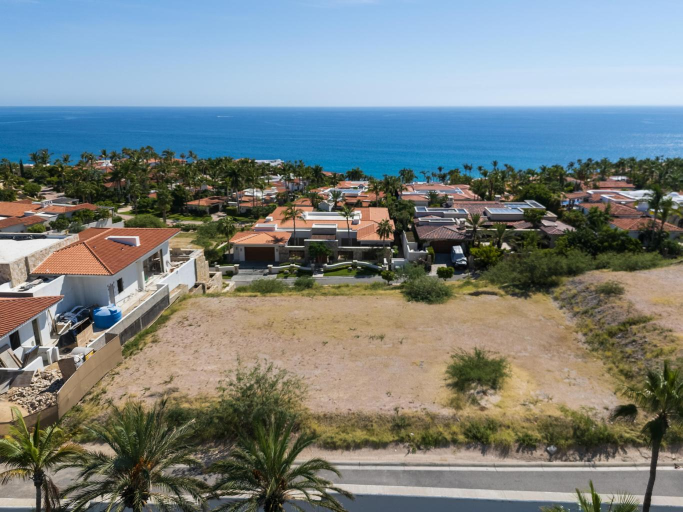
#> input picture cabo-blanco-lote94/source/fotos/IMG_0188.jpg, 1365 x 1024 px, given in place of IMG_0192.jpg, which was not available (shown at 1/2 size)
$ python 02_polygons.py
#> lines starting #> are read from the running program, lines starting #| are printed output that depends on the picture; after the words box and inside, x2 and y2 are one past the last pixel; in counts of white or black regions, pixels touching at a corner belong together
"""Detecta el polígono azul del lote en las fotos marcadas → build/polygons.json (coords en px de la foto 1365x1024)."""
import json, cv2, numpy as np
SRC = "../cabo-blanco-lote94/source/fotos"
out = {}
for n in ["IMG_0192", "IMG_0193", "IMG_0195", "IMG_0196"]:
    im = cv2.imread(f"{SRC}/{n}.jpg")
#> im is the input picture: shape (1024, 1365, 3); mean B, G, R 129.9, 130.9, 122.2
    hsv = cv2.cvtColor(im, cv2.COLOR_BGR2HSV)
#> hsv: shape (1024, 1365, 3); mean H, S, V 55.7, 91.2, 152.5
    h, s, v = cv2.split(hsv)
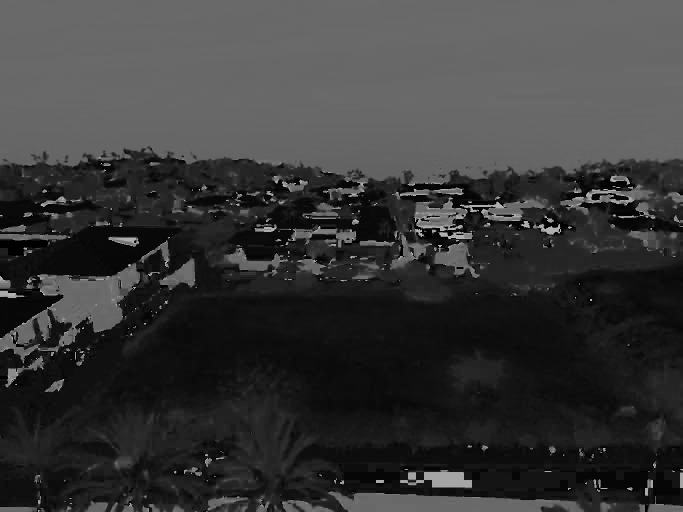
#> h: shape (1024, 1365) (shown at 1/2 size); min 0, max 179, mean 55.7
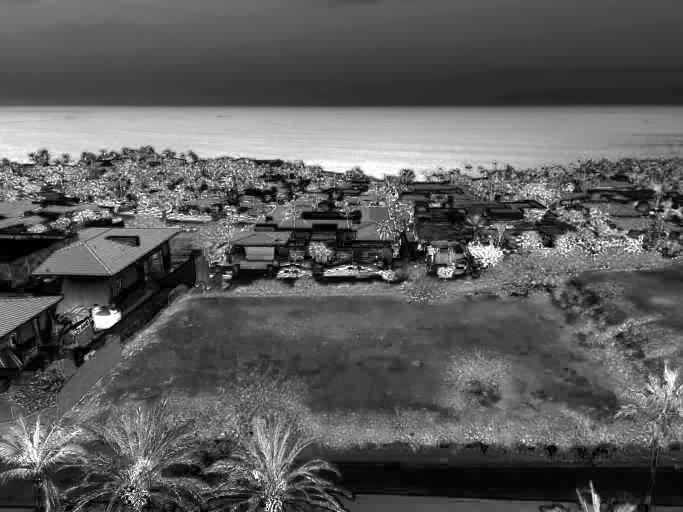
#> s: shape (1024, 1365) (shown at 1/2 size); min 0, max 255, mean 91.2
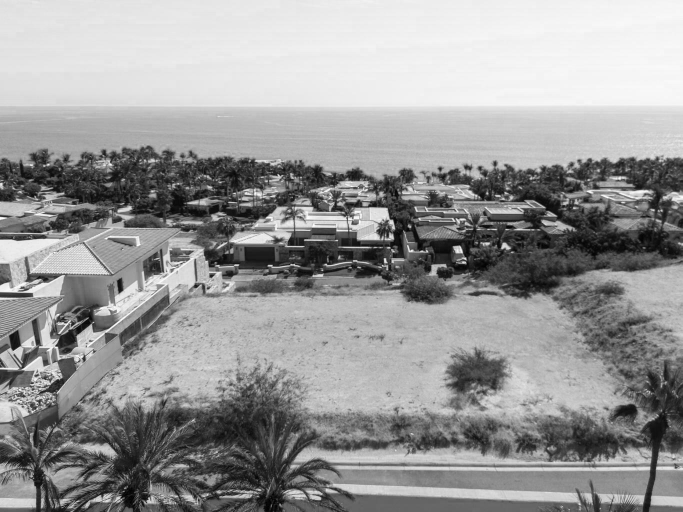
#> v: shape (1024, 1365) (shown at 1/2 size); min 0, max 255, mean 152.5
    m = ((h > 100) & (h < 125) & (s > 35) & (s < 140) & (v > 120)).astype(np.uint8) * 255
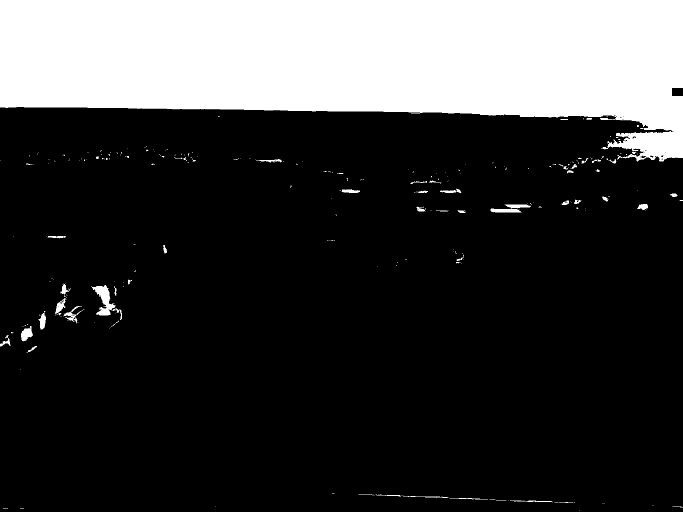
#> m: shape (1024, 1365) (shown at 1/2 size); 23% white; 267 white regions (211 under 20 px), largest, box (x1, y1, x2, y2) and area: (0, 0, 1365, 323) 313785, (184, 570, 244, 640) 1385, (981, 409, 1062, 425) 694
    m[: int(im.shape[0] * 0.3)] = 0                      # sin cielo ni mar del horizonte
#> m: shape (1024, 1365); 0.6% white; 236 white regions (183 under 20 px), largest, box (x1, y1, x2, y2) and area: (184, 570, 244, 640) 1385, (1234, 307, 1365, 323) 1026, (981, 409, 1062, 425) 694
    m = cv2.morphologyEx(m, cv2.MORPH_CLOSE, np.ones((9, 9), np.uint8))
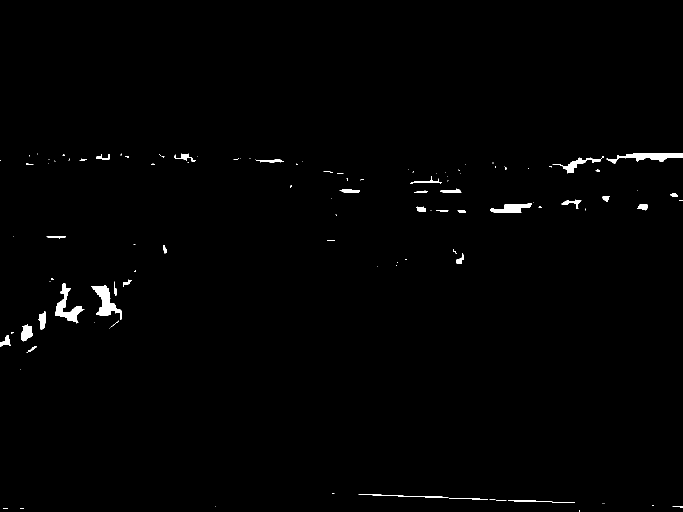
#> m: shape (1024, 1365) (shown at 1/2 size); 0.8% white; 113 white regions (73 under 20 px), largest, box (x1, y1, x2, y2) and area: (182, 570, 244, 640) 1588, (110, 566, 169, 647) 1480, (1213, 307, 1365, 327) 1370
    m = cv2.morphologyEx(m, cv2.MORPH_OPEN, np.ones((5, 5), np.uint8))
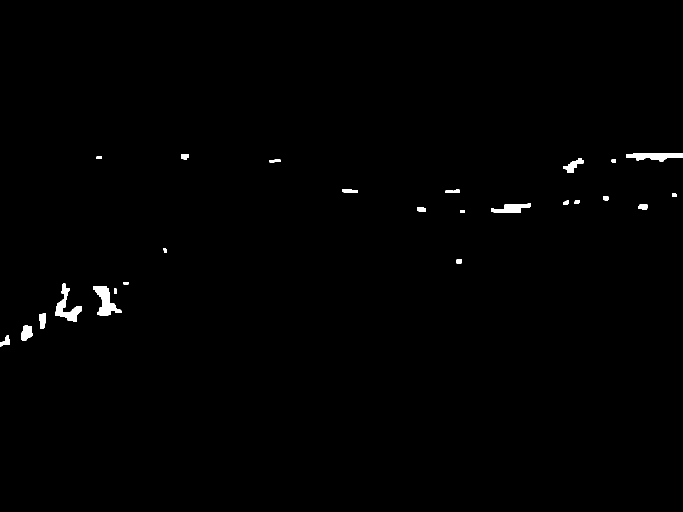
#> m: shape (1024, 1365) (shown at 1/2 size); 0.59% white; 26 white regions
    cs, _ = cv2.findContours(m, cv2.RETR_EXTERNAL, cv2.CHAIN_APPROX_SIMPLE)
#> cs = 26 contours; largest, box (x1, y1, x2, y2) and area: (186, 572, 243, 631) 1406, (110, 567, 164, 644) 1308, (1252, 307, 1365, 323) 1068, (982, 407, 1062, 425) 754, (42, 650, 65, 682) 491
    c = max(cs, key=cv2.contourArea)
#> c = contour of 70 points, box (x1, y1, x2, y2) (186, 572, 243, 631), area 1406
    hull = cv2.convexHull(c)
#> hull = contour of 10 points, box (x1, y1, x2, y2) (186, 572, 243, 631), area 2246
    ap = cv2.approxPolyDP(hull, 0.02 * cv2.arcLength(hull, True), True)[:, 0, :].tolist()
#> ap = [[186, 573], [212, 572], [242, 625], [195, 629]]
    out[n] = ap
    dbg = im.copy(); cv2.polylines(dbg, [np.array(ap)], True, (255, 255, 255), 2)
#> after `cv2.polylines(dbg, [np.array(ap)], True, (255, 255, 255), 2)`: dbg: shape (1024, 1365, 3); 0.04% of pixels changed, all inside (x1, y1, x2, y2) = (185, 571, 244, 631)
    for p in ap: cv2.circle(dbg, tuple(p), 6, (0, 0, 255), -1)
#> this loop made 4 passes
#> dbg: shape (1024, 1365, 3); mean B, G, R 129.9, 130.9, 122.3
    cv2.imwrite(f"build/poly_{n}.jpg", cv2.resize(dbg, (683, 512)))
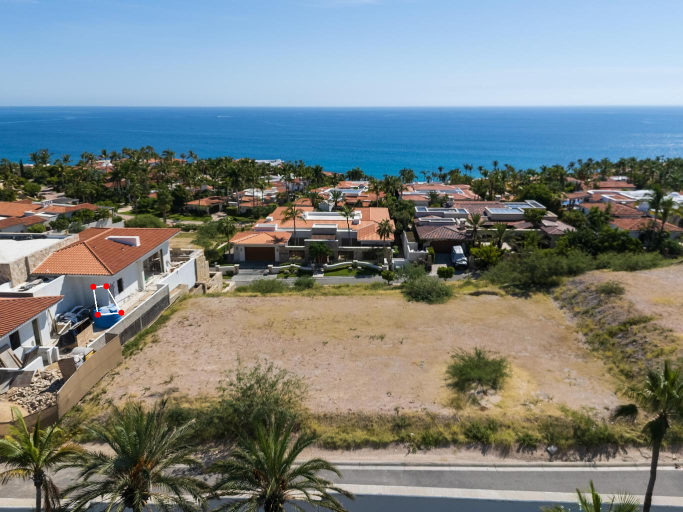
#> saved as poly_IMG_0192.jpg: shape (512, 683, 3); mean B, G, R 129.9, 130.9, 122.3
    print(n, cv2.contourArea(c), ap)
#| IMG_0192 1405.5 [[186, 573], [212, 572], [242, 625], [195, 629]]
#> pass 2 of the loop `for n in ["IMG_0192", "IMG_0193", "IMG_0195", "IMG_0196"]:`:
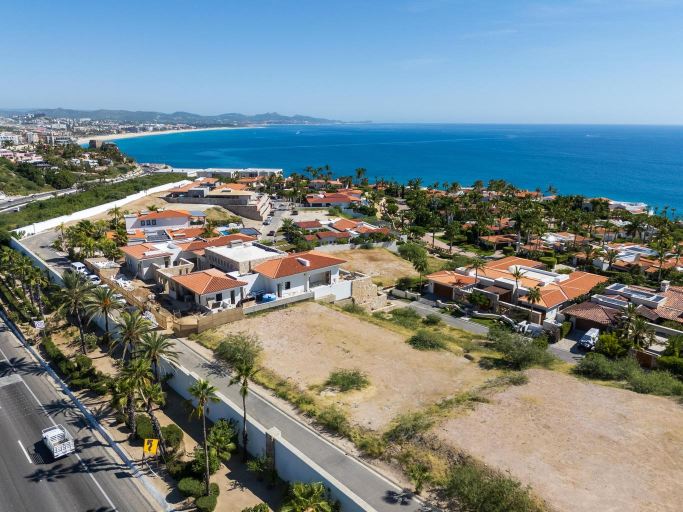
#> input picture cabo-blanco-lote94/source/fotos/IMG_0189.jpg, 1365 x 1024 px, given in place of IMG_0193.jpg, which was not available (shown at 1/2 size)
#> im is the input picture: shape (1024, 1365, 3); mean B, G, R 136.6, 134, 118.9
#> hsv: shape (1024, 1365, 3); mean H, S, V 62.1, 97.9, 157.6
#> `m = cv2.morphologyEx(m, cv2.MORPH_OPEN, np.ones((5, 5), np.uint8))`:
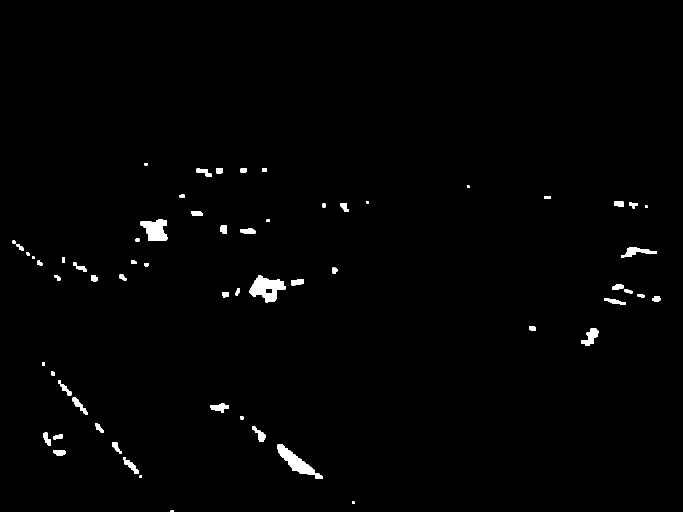
#> m: shape (1024, 1365) (shown at 1/2 size); 1% white; 64 white regions
#> cs = 64 contours, 8 with area under 20; largest, box (x1, y1, x2, y2) and area: (499, 550, 571, 605) 2170, (555, 889, 646, 957) 1836, (281, 439, 335, 482) 1492, (1250, 494, 1313, 513) 551, (1162, 657, 1197, 692) 542
#> c = contour of 79 points, box (x1, y1, x2, y2) (499, 550, 571, 605), area 2170
#> hull = contour of 16 points, box (x1, y1, x2, y2) (499, 550, 571, 605), area 2734
#> ap = [[516, 550], [567, 562], [570, 578], [548, 603], [531, 604], [499, 585]]
#> the loop `for p in ap: cv2.circle(dbg, tuple(p), 6, (0, 0, 255), -1)` made 6 passes
#> `cv2.imwrite(f"build/poly_{n}.jpg", cv2.resize(dbg, (683, 512)))`:
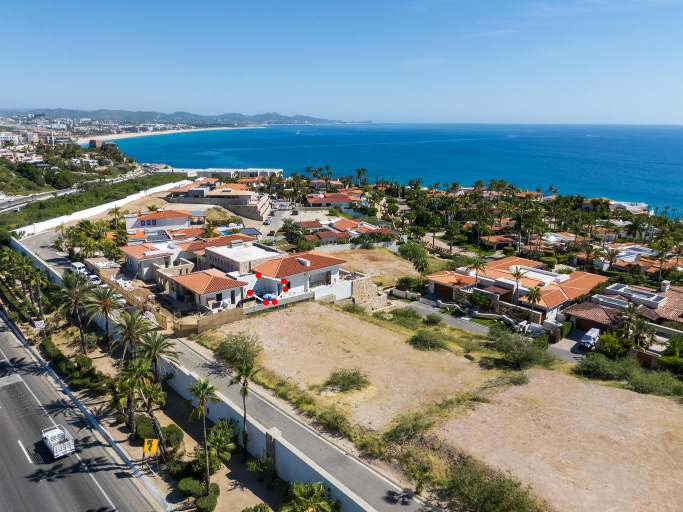
#> saved as poly_IMG_0193.jpg: shape (512, 683, 3); mean B, G, R 136.5, 133.9, 119
#| IMG_0193 2170.0 [[516, 550], [567, 562], [570, 578], [548, 603], [531, 604], [499, 585]]
#> (the run stopped early here; a loop or call above may not have finished)
